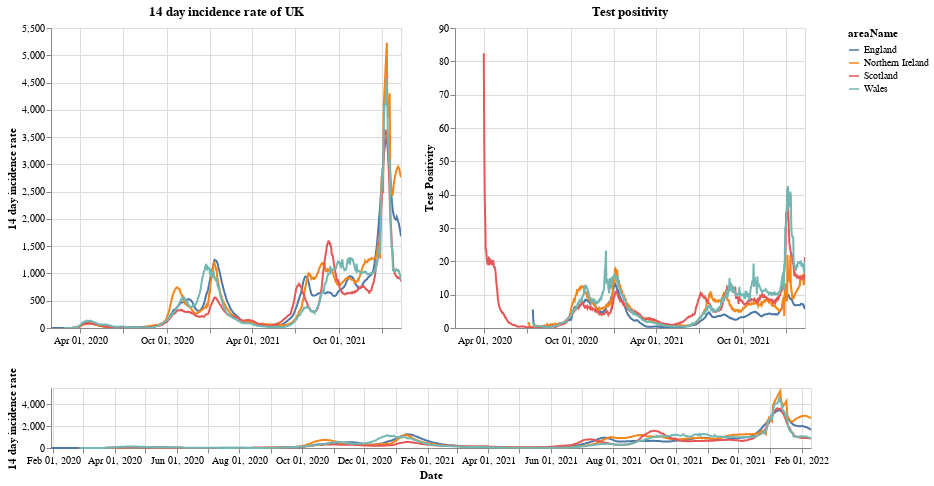

The notebook cell saved with this chart:
### Markdown cell above
# Plots

First a plot with each country in the UK. The top right shows the positivity rate for (which is the percentage of registered tests which were positive) while the top left is the 14 day incidence rate. The bottom chart can be used to select the timeframe (does not work on a mobile device).

### Code cell
#collapse
brush = alt.selection(type='interval', name='DateBrush',encodings=['x'],fields=['Time'])
leg_selection = alt.selection_multi(fields=['areaName'], bind='legend')

base = alt.Chart(uk_cases).mark_line().encode(
    x=alt.X("yearmonthdate(date):T", axis=alt.Axis(title='Date')),
    y=alt.Y("twoWeeklyCasesRate:Q", axis=alt.Axis(title='14 day incidence rate')),
    tooltip=['areaName', 'date','twoWeeklyCasesRate', 'testPositivity'],
    color='areaName',
    opacity=alt.condition(leg_selection, alt.value(2), alt.value(0.1))
).add_selection(leg_selection).properties(width=350)

upper = base.encode(alt.X('yearmonthdate(date):T', axis=alt.Axis(title=''),
                         scale=alt.Scale(domain=brush))
                   ).properties(title=f'14 day incidence rate of UK')
upper_right = upper.encode(alt.Y('testPositivity:Q', axis=alt.Axis(title='Test Positivity'))).properties(title='Test positivity')
lower = base.properties(height=60, width = 760).add_selection(brush)

(upper | upper_right) & lower

### Figure 1 — Vega-Lite specification as saved in the notebook (floating-point values rounded to 4 significant figures; data arrays with more than 128 entries replaced by an {"elided": "..."} marker saying what was removed)
{"config": {"view": {"continuousWidth": 400, "continuousHeight": 300}}, "vconcat": [{"hconcat": [{"mark": "line", "encoding": {"color": {"type": "nominal", "field": "areaName"}, "opacity": {"condition": {"value": 2, "selection": "selector001"}, "value": 0.1}, "tooltip": [{"type": "nominal", "field": "areaName"}, {"type": "temporal", "field": "date"}, {"type": "quantitative", "field": "twoWeeklyCasesRate"}, {"type": "quantitative", "field": "testPositivity"}], "x": {"type": "temporal", "axis": {"title": ""}, "field": "date", "scale": {"domain": {"selection": "DateBrush"}}, "timeUnit": "yearmonthdate"}, "y": {"type": "quantitative", "axis": {"title": "14 day incidence rate"}, "field": "twoWeeklyCasesRate"}}, "selection": {"selector001": {"type": "multi", "fields": ["areaName"], "bind": "legend"}}, "title": "14 day incidence rate of UK", "width": 350}, {"mark": "line", "encoding": {"color": {"type": "nominal", "field": "areaName"}, "opacity": {"condition": {"value": 2, "selection": "selector001"}, "value": 0.1}, "tooltip": [{"type": "nominal", "field": "areaName"}, {"type": "temporal", "field": "date"}, {"type": "quantitative", "field": "twoWeeklyCasesRate"}, {"type": "quantitative", "field": "testPositivity"}], "x": {"type": "temporal", "axis": {"title": ""}, "field": "date", "scale": {"domain": {"selection": "DateBrush"}}, "timeUnit": "yearmonthdate"}, "y": {"type": "quantitative", "axis": {"title": "Test Positivity"}, "field": "testPositivity"}}, "selection": {"selector001": {"type": "multi", "fields": ["areaName"], "bind": "legend"}}, "title": "Test positivity", "width": 350}]}, {"mark": "line", "encoding": {"color": {"type": "nominal", "field": "areaName"}, "opacity": {"condition": {"value": 2, "selection": "selector001"}, "value": 0.1}, "tooltip": [{"type": "nominal", "field": "areaName"}, {"type": "temporal", "field": "date"}, {"type": "quantitative", "field": "twoWeeklyCasesRate"}, {"type": "quantitative", "field": "testPositivity"}], "x": {"type": "temporal", "axis": {"title": "Date"}, "field": "date", "timeUnit": "yearmonthdate"}, "y": {"type": "quantitative", "axis": {"title": "14 day incidence rate"}, "field": "twoWeeklyCasesRate"}}, "height": 60, "selection": {"selector001": {"type": "multi", "fields": ["areaName"], "bind": "legend"}, "DateBrush": {"type": "interval", "encodings": ["x"], "fields": ["Time"]}}, "width": 760}], "data": {"name": "data-2dee58caa66316aaca880640acbfc0b6"}, "$schema": "https://vega.github.io/schema/vega-lite/v4.8.1.json", "datasets": {"data-2dee58caa66316aaca880640acbfc0b6": {"elided": "2888 records"}}}
